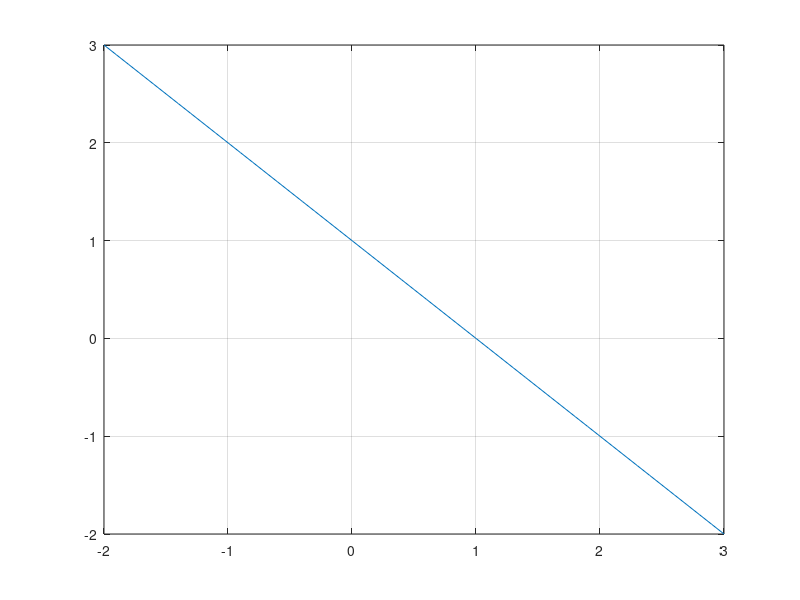

MATLAB code for this plot:
%TEMA: SUMAS DE RIEMANN, SUMAS SUPERIORES E INFERIORES
%AUTOR: JESSICA MARTINEZ JIMENEZ
%GRUPO: 3202

a=-2;
b=3;

num_inter=200;
% Pasos funcion
f = inline ("-x +1 ");
%Para calcular el incremento de x
h=(b-a)/num_inter;
% m+1 puntos, m intervalos
x=a:h:b;
int=0;
% Para el intervalo

for i=1:num_inter;
    %extremos x(i), x(i+1)
    xm=(x(i)+ x (i+1))/2; 
    int=int+f(xm)*h;
  end
fprintf("Area = ")
fprintf(" %d", int);

x=[-2:0.1:3];
y=-x+1;
plot(x,y)
grid on
hold on